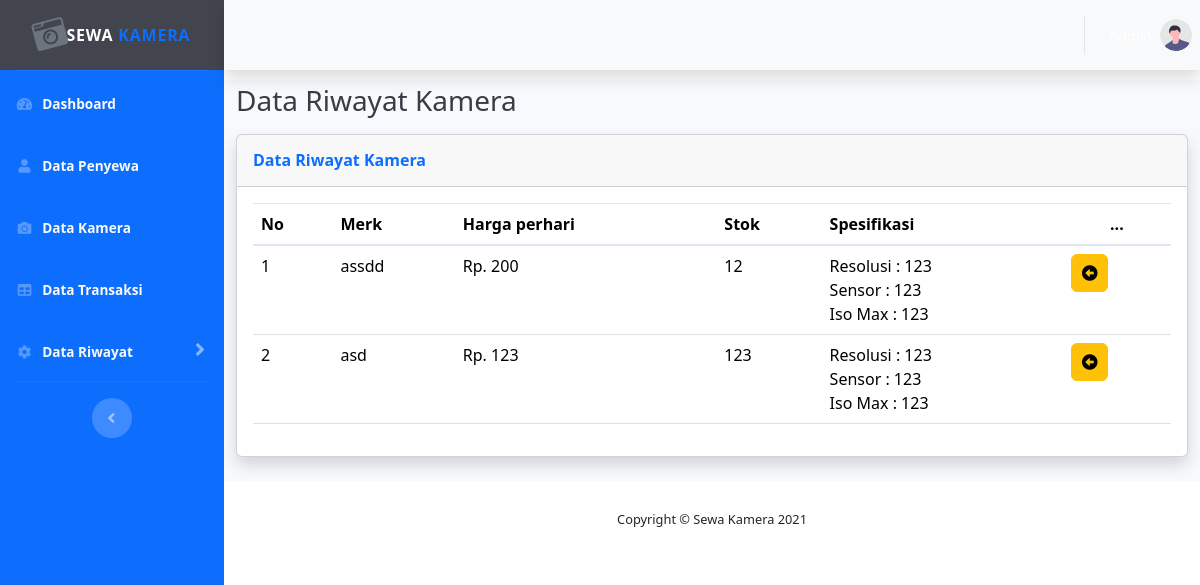
The app's page /admin/riwayat-kamera with its own data.
### tables this page shows
CREATE TABLE `log_kamera_delete` (
  `lkd_id` int(11) NOT NULL,
  `merk` varchar(255) NOT NULL,
  `harga` decimal(10,2) NOT NULL,
  `stok` int(11) NOT NULL,
  `gambar` varchar(255) NOT NULL,
  `resolusi` varchar(50) NOT NULL,
  `sensor` varchar(50) NOT NULL,
  `iso_max` varchar(50) NOT NULL
);

### admin/riwayat_kamera.php (the view, shortened to what this page needs)
<div class="container-fluid">
    <div class="d-flex justify-content-between align-items-center mb-3 mt-1 flex-wrap">
        <h1 class="h3 text-gray-900 mb-0">Data Riwayat Kamera</h1>
    </div>
    <div class="card shadow mb-4">
        <div class="card-header py-3">
            <div class="d-flex justify-content-between align-items-center">
                <h6 class="m-0 font-weight-bold text-primary">Data Riwayat Kamera</h6>
            </div>
        </div>
        <div class="card-body">
            <div class="table-responsive">
                <table class="table text-gray-900" id="dataTable" width="100%" cellspacing="0">
                    <thead>
                        <tr>
                            <th>No</th>
                            <th>Merk</th>
                            <th>Harga perhari</th>
                            <th>Stok</th>
                            <th>Spesifikasi</th>
                            <th class="text-center">...</th>
                        </tr>
                    </thead>
                    <tbody>
                        <?php
                            $query = mysqli_query($koneksi, "SELECT * FROM log_kamera_delete");
                            if(mysqli_num_rows($query) > 0) {
                                foreach ($query as $key => $k) {
                        ?>
                        <tr>
                            <td><?= $key+1; ?></td>
                            <td><?= $k['merk']; ?></td>
                            <td>Rp. <?= number_format($k['harga'], 0, ',', '.'); ?></td>
                            <td><?= $k['stok']; ?></td>
                            <td>
                                Resolusi : <?= $k['resolusi']; ?> <br>
                                Sensor : <?= $k['sensor']; ?> <br>
                                Iso Max : <?= $k['iso_max']; ?>
                            </td>
                            <td>
                                <button data-toggle="modal" data-target="#modalRestore<?= $k['lkd_id']; ?>" class="btn btn-warning" style="width: 37px; padding-left: 10px;"><i class="fas fa-arrow-alt-circle-left"></i></button>
                            </td>
                        </tr>
                        <?php }} else { ?>
                        <tr>
                            <td colspan="6"><center>Tidak ada data</center></td>
                        </tr>
                        <?php } ?>
                    </tbody>
                </table>
            </div>
        </div>
    </div>
</div>

### records on screen
log_kamera_delete: merk "assdd", harga "200", stok "12", resolusi "123", sensor "123", iso_max "123"
log_kamera_delete: merk "asd", harga "123", stok "123", resolusi "123", sensor "123", iso_max "123", $k['lkd_id'] 3 (drawn)
